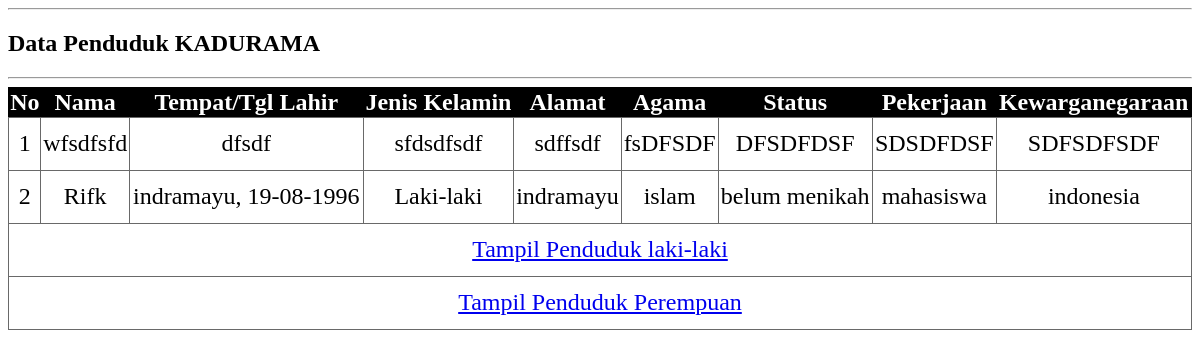
Screenshot of /tampil_penduduk.php with the database file from the repository.
### tables this page shows
CREATE TABLE IF NOT EXISTS `penduduk` (
  `nik` int(50) NOT NULL,
  `nama` varchar(50) NOT NULL,
  `tempat` varchar(50) NOT NULL,
  `jenis_kelamin` varchar(50) NOT NULL,
  `alamat` varchar(50) NOT NULL,
  `agama` varchar(50) NOT NULL,
  `status` varchar(50) NOT NULL,
  `pekerjaan` varchar(50) NOT NULL,
  `kwrg` varchar(50) NOT NULL,
  PRIMARY KEY (`nik`),
  KEY `nik` (`nik`)
);

### tampil_penduduk.php (the view, shortened to what this page needs)
<!DOCTYPE html>
        <div class="row">
            <div class="box">
                <div class="col-lg-12">
                    <hr>
                    <h2 class="intro-text text-center">Data Penduduk
                        <strong>KADURAMA</strong>
					</h2>
                    <hr>
                </div>
					<head>
	<link href="css/table.css" rel='stylesheet' type='text/css' />
</head>
<?php
echo"<table width=100% align=center class=datatabel>";
?>
	<tr>
	<th class="th">No</th>
	<th class="th">Nama</th>
	<th class="th">Tempat/Tgl Lahir</th>
	<th class="th">Jenis Kelamin</th>
	<th class="th">Alamat</ths>
	<th class="th">Agama</th>
	<th class="th">Status</th>
	<th class="th">Pekerjaan</th>
	<th class="th">Kewarganegaraan</th>
</tr>
<?php
	$i=0;
	$query=mysql_query("SELECT * FROM penduduk");
	while ($hasil=mysql_fetch_array($query))
	{ $i++;
	echo "<tr>
			<td class=td align=center>$i</td>
			<td class=td align=center>$hasil[nama]</td>
			<td class=td align=center>$hasil[tempat]</td>
			<td class=td align=center>$hasil[jenis_kelamin]</td>
			<td class=td align=center>$hasil[alamat]</td>
			<td class=td align=center>$hasil[agama]</td>
			<td class=td align=center>$hasil[status]</td>
			<td class=td align=center>$hasil[pekerjaan]</td>
			<td class=td align=center>$hasil[kwrg]</td>
		  </tr>";
	}
	?>
<td colspan= "33%"  class="td" align="center"> <a href="?page=penduduk_lakilaki">Tampil Penduduk laki-laki</a></td>
<tr>
<td colspan= "33%"  class="td" align="center"> <a href="?page=penduduk_perempuan">Tampil Penduduk Perempuan</a></td>
</tr>
</table>

### css/table.css (style rules this page uses)
.datatabel { border: 1px solid; border-collapse: collapse; }
.th { background-color: black; border: 1px; color: white; text-align: center; font-family: Times New Roman; font-size: 1.5em; }
.td { border: 1px solid #696969; font-family: Times New Roman; height: 50px; font-size: 1.5em; }

### rows the page displays
penduduk: nama "wfsdfsfd", tempat "dfsdf", jenis_kelamin "sfdsdfsdf", alamat "sdffsdf", agama "fsDFSDF", status "DFSDFDSF", pekerjaan "SDSDFDSF", kwrg "SDFSDFSDF"
penduduk: nama "Rifk", tempat "indramayu, 19-08-1996", jenis_kelamin "Laki-laki", alamat "indramayu", agama "islam", status "belum menikah", pekerjaan "mahasiswa", kwrg "indonesia"
